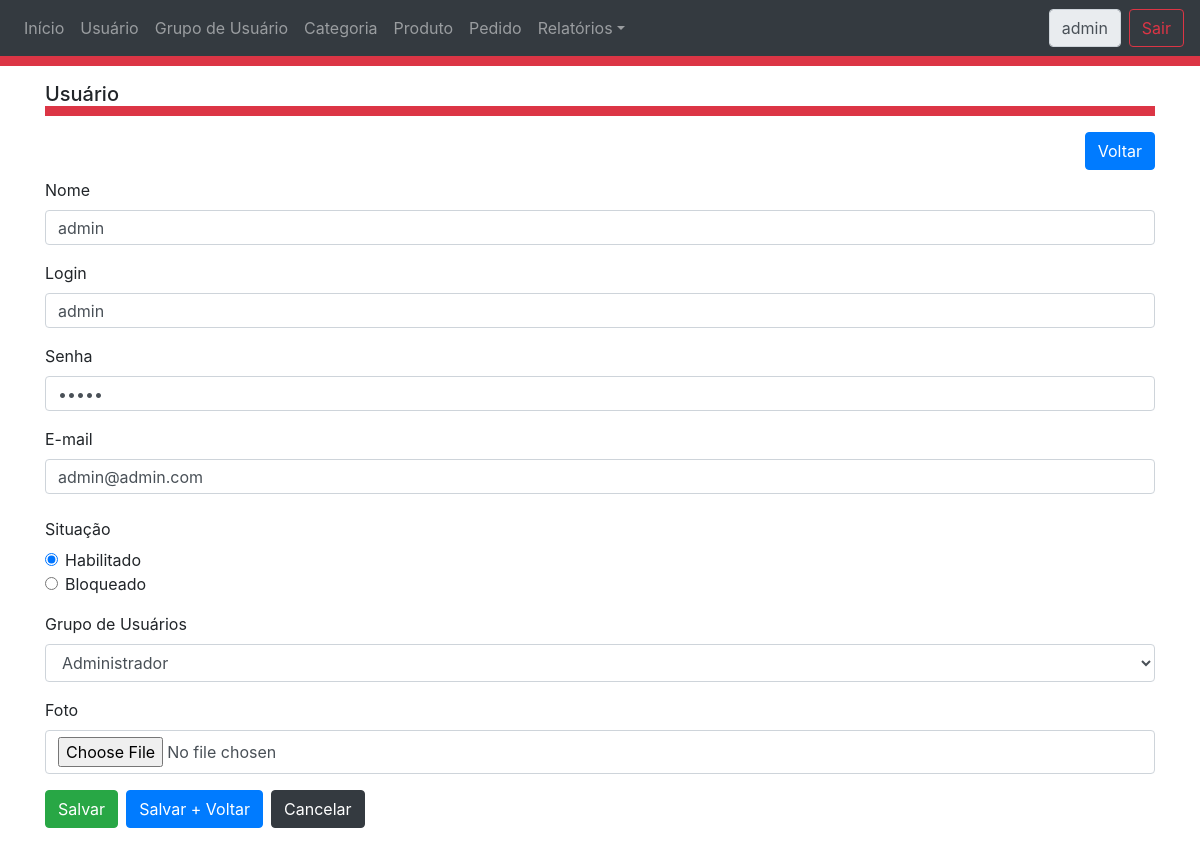
Screenshot of /UsuarioFormulario.php?operacao=editar&idUsuario=1 (signed in) with the database file from the repository.
### tables this page shows
CREATE TABLE IF NOT EXISTS `tbUsuario` (
`idUsuario` int(11) NOT NULL,
  `nome` varchar(255) NOT NULL,
  `login` varchar(255) NOT NULL,
  `senha` varchar(255) NOT NULL,
  `email` varchar(255) NOT NULL,
  `ultimoAcesso` datetime DEFAULT NULL,
  `situacao` tinyint(1) NOT NULL,
  `foto` varchar(255) DEFAULT NULL,
  `idGrupo` int(11) NOT NULL
);

### ControleAcesso.php (called while the page is built, shortened)
<?php
	require_once 'class/Usuario.php';
	require_once 'class/GrupoAcesso.php';
	$usuarioAtual = unserialize($_SESSION["USUARIO_ATUAL"]);
	$grupoAcessoUsuarioAtual = unserialize($_SESSION["GRUPOACESSO_USUARIO_ATUAL"]);
	$arquivoAtual = basename($_SERVER['PHP_SELF']);
	foreach ($grupoAcessoUsuarioAtual as $grupoAcesso){
		if($grupoAcesso->getAcesso()->getArquivo() == $arquivoAtual ){
			$permissao = $grupoAcesso->getPermissao();
		}
  	}
?>

### class/GrupoAcesso.php (called while the page is built, shortened)
<?php
    require_once 'Grupo.php';
    require_once 'Acesso.php';
	class GrupoAcesso
	{
        private  $acesso;
        private  $permissao;
        function getAcesso() {
            return $this->acesso;
        }
        function getPermissao() {
            return $this->permissao;
        }
	}
?>

### class/Acesso.php (called while the page is built, shortened)
<?php
class Acesso
    {
        private  $menu;
        private  $arquivo;
        private  $tipo;
        function getMenu() {
            return $this->menu;
        }
        function getTipo() {
            return $this->tipo;
        }
        function getArquivo() {
            return $this->arquivo;
        }
        function setMenu($menu) {
            $this->menu = $menu;
        }
        function setTipo($tipo) {
            $this->tipo = $tipo;
        }
        function setArquivo($arquivo) {
            $this->arquivo = $arquivo;
        }
    }
?>

### class/UsuarioDAO.php (called while the page is built, shortened)
<?php
	require_once 'GrupoDAO.php';
	require_once 'Usuario.php';
	class UsuarioDAO extends CrudDAO
	{
		public function buscarPorId($codigo){
			$usuario = new Usuario();
			try{
				$pdo = parent::conectar();
				$sql = "SELECT * FROM tbUsuario WHERE idUsuario = :idUsuario";
				$run = $pdo->prepare($sql);
	  			$run->bindValue(':idUsuario', $codigo);
				$run->execute();
				$registro = $run->fetch();
				$grupoDAO = new GrupoDAO();
				$usuario = new Usuario();
				$usuario->setIdUsuario($registro['idUsuario']);
				$usuario->setNome($registro['nome']);
				$usuario->setLogin($registro['login']);
				$usuario->setSenha($registro['senha']);
				$usuario->setEmail($registro['email']);
				$usuario->setUltimoAcesso($registro['ultimoAcesso']);
				$usuario->setSituacao($registro['situacao']);
				$usuario->setFoto($registro['foto']);
				$grupo = $grupoDAO->buscarPorId($registro['idGrupo']);
				$usuario->setGrupo($grupo);
			}catch(Exception $ex){
				echo $ex->getFile().' : '.$ex->getLine().' : '.$ex->getMessage();
			}finally {
				parent::desconectar();
			}
			return $usuario;
		}
	}
?>

### class/Usuario.php (called while the page is built, shortened)
<?php
    require_once 'Grupo.php';
	class Usuario
	{
        private  $nome;
        private  $login;
        private  $senha;
        private  $email;
        private  $situacao;
        private  $foto;
        private  $grupo;
        function __construct() {
            $grupo = new Grupo();
        }
        function getNome(){
            return $this->nome;
        }
        function setNome($nome){
            $this->nome = $nome;
        }
        function getLogin(){
            return $this->login;
        }
        function setLogin($login){
            $this->login = $login;
        }
        function getSenha(){
            return $this->senha;
        }
        function setSenha($senha){
            $this->senha = $senha;
        }
        function getEmail(){
            return $this->email;
        }
        function setEmail($email){
            $this->email = $email;
        }
        function getSituacao(){
            return $this->situacao;
        }
        function setSituacao($situacao){
            $this->situacao = intval($situacao);
        }
        function getFoto(){
            return $this->foto;
        }
        function setFoto($foto){
            $this->foto = $foto;
        }
        function getGrupo() {
            return $this->grupo;
        }
        function setGrupo($objeto) {
            $this->grupo = $objeto;
        }
	}
?>

### class/AcessoDAO.php (called while the page is built, shortened)
<?php
	require_once 'Acesso.php';
	class AcessoDAO extends CrudDAO
	{
		public function listarPorAcessoPai($codigo){
			$objetos = array();
			try{
				$pdo = parent::conectar();
				$sql = "SELECT * FROM tbAcesso WHERE  idAcessoPai = :codigo";
				$run = $pdo->prepare($sql);
				$run->bindValue(':codigo', $codigo);
				$run->execute();
				$resultado = $run->fetchAll();
				foreach ($resultado as $objeto){
					$acesso = new Acesso();
					$acesso->setIdAcesso($objeto['idAcesso']);
					$acesso->setDescricao($objeto['descricao']);
					$acesso->setMenu($objeto['menu']);
					$acesso->setArquivo($objeto['arquivo']);
					$acesso->setTipo($objeto['tipo']);
					$acesso->setIdAcessoPai($objeto['idAcessoPai']);
					array_push($objetos, $acesso);
				}
			}catch(Exception $ex){
				echo $ex->getFile().' : '.$ex->getLine().' : '.$ex->getMessage();
			}finally {
				parent::desconectar();
			}
			return $objetos;
		}
	}
?>

### class/GrupoDAO.php (called while the page is built, shortened)
<?php
require_once 'Grupo.php';
class GrupoDAO extends CrudDAO {
    public function listar() {
        $objetos = array();
        try {
            $pdo = parent::conectar();
            $sql = "SELECT * FROM tbGrupo";
            $run = $pdo->prepare($sql);
            $run->execute();
            $resultado = $run->fetchAll();
            foreach ($resultado as $registro) {
                $grupo = new Grupo();
                $grupo->setIdGrupo($registro['idGrupo']);
                $grupo->setDescricao($registro['descricao']);
                array_push($objetos, $grupo);
            }
        } catch (Exception $ex) {
            echo $ex->getFile() . ' : ' . $ex->getLine() . ' : ' . $ex->getMessage();
        } finally {
            parent::desconectar();
        }
        return $objetos;
    }
    public function buscarPorId($codigo) {
        $grupo = new Grupo();
        try {
            $pdo = parent::conectar();
            $sql = "SELECT * FROM tbGrupo WHERE idGrupo = :idGrupo";
            $run = $pdo->prepare($sql);
            $run->bindValue(':idGrupo', $codigo, PDO::PARAM_INT);
            $run->execute();
            $registro = $run->fetch();
            $grupo->setIdGrupo($registro['idGrupo']);
            $grupo->setDescricao($registro['descricao']);
        } catch (Exception $ex) {
            echo $ex->getFile() . ' : ' . $ex->getLine() . ' : ' . $ex->getMessage();
        } finally {
            parent::desconectar();
        }
        return $grupo;
    }
}
?>

### class/Grupo.php (called while the page is built, shortened)
<?php
	class Grupo
	{
		private  $idGrupo;
		private  $descricao;
        function getIdGrupo() {
            return $this->idGrupo;
        }
        function getDescricao() {
            return $this->descricao;
        }
        function setIdGrupo($idGrupo) {
            $this->idGrupo = intval($idGrupo);
        }
        function setDescricao($descricao) {
            $this->descricao = $descricao;
        }
	}
?>

### UsuarioFormulario.php (the view, shortened to what this page needs)
<?php
	require_once 'ControleAcesso.php';
	require_once 'class/UsuarioDAO.php';
	require_once 'class/GrupoDAO.php';
	$usuario = new Usuario();
	$operacao = "visualizar";
	if(isset($_GET["operacao"])){
		$operacao = $_GET["operacao"];
	}
	if(isset($_GET["idUsuario"])){
		$idUsuario = $_GET["idUsuario"];
		$usuarioDAO = new UsuarioDAO();
		$usuario = $usuarioDAO->buscarPorId($idUsuario);
	}
?>
<html>
    <head>
		<link type="text/css" rel="stylesheet" href="css/bootstrap.css"/>
		<link type="text/css" rel="stylesheet" href="css/usuario.css"/>
    </head>
    <body>
		<div class="cabecalho">
			<?php
				include_once("Cabecalho.php");
			?>
		</div>
		<div class="container">
			<h5 class="cabecalho"> <?php echo $menu; ?> </h5>
			<div class="mb-2 clearfix">
				<p><a class="btn btn-primary float-right" href="UsuarioTabela.php">Voltar</a></p>
			</div>
			<form id="formUsuario" action="UsuarioControlador.php?operacao=salvar" method="post" enctype="multipart/form-data">
				<fieldset <?php if($operacao=="visualizar"){echo 'disabled';} ?> >
					<div class="row form-group">
						<div class="col-md-12">
							<label for="nome">Nome</label>
							<input class="form-control" name="nome" id="nome" type="text" value="<?php echo $usuario->getNome() ?>">
						</div>
					</div>
					<div class="row form-group">
						<div class="col-md-12">
							<label for="login">Login</label>
							<input class="form-control" name="login" id="login" type="text" value="<?php echo $usuario->getLogin() ?>">
						</div>
					</div>
					<div class="row form-group">
						<div class="col-md-12">
							<label for="senha">Senha</label>
							<input class="form-control" id="senha" name="senha" type="password" value="<?php echo $usuario->getSenha() ?>">
						</div>
					</div>
					<div class="row form-group">
						<div class="col-md-12">
							<label for="email">E-mail</label>
							<input class="form-control" id="email" name="email" type="text" value="<?php echo $usuario->getEmail() ?>">
						</div>
					</div>
					<div class="row form-group">
						<div class="col-md-12">
							<legend class="col-form-label">Situação</legend>
							<div class="form-check">
								<input class="form-check-input" type="radio" name="situacao" id="situacaoHabilitado" value="1" <?php if($usuario->getSituacao() == 1){echo 'checked';} ?>>
								<label class="form-check-label" for="situacaoHabilitado">Habilitado</label>
							</div>
							<div class="form-check">
								<input class="form-check-input" type="radio" name="situacao" id="situacaoBloqueado" value="0" <?php if($usuario->getSituacao() == 0){echo 'checked';} ?>>
								<label class="form-check-label" for="situacaoBloqueado">Bloqueado</label>
							</div>
						</div>
					</div>
					<div class="row form-group">
						<div class="col-md-12">
							<label for="idGrupo">Grupo de Usuários</label>
							<select id="idGrupo" name="idGrupo" class="form-control" required>
								<?php
									$vendaDAO = new GrupoDAO();
									$lista = $vendaDAO->listar();
									foreach($lista as $venda){
										if($venda->getIdGrupo() == $usuario->getGrupo()->getIdGrupo()){
											echo "<option selected value='{$venda->getIdGrupo()}'>{$venda->getDescricao()}</option>";
										}
										else{
											echo "<option value='{$venda->getIdGrupo()}'>{$venda->getDescricao()}</option>";
										}
									}
								?>
							</select>
						</div>
					</div>
					<div class="row form-group">
						<div class="col-md-12">
							<label for="foto">Foto</label>
							<input class="form-control" id="foto" name="foto" type="file" value="<?php echo $usuario->getFoto() ?>">
						</div>
					</div>
					<?php
						if($operacao=="visualizar"){
							echo "<div class='row form-group ocultar'>";
						}else{
							echo "<div class='row form-group'>";
						}
					?>
						<div class="col-md-11">
						<?php
							if($permissao == 2){
								echo "<button class='btn btn-success' type='submit' name='salvar' id='salvar' value='salvar'>Salvar</button>";
								echo "<button class='btn btn-primary mx-2' type='submit' name='salvarVoltar' id='salvarVoltar' value='salvarVoltar'>Salvar + Voltar</button>";
								echo "<button class='btn btn-dark' type='reset' id='cancelar'>Cancelar</button>";
							}
						?>
						</div>
					</div>
				</fieldset>
			</form >
		</div>
    </body>
</html>

### Cabecalho.php (shortened to what this page needs)
<?php
	require_once 'class/AcessoDAO.php';
?>
<nav class="navbar navbar-expand-md navbar-dark bg-dark">
  <div class="collapse navbar-collapse" id="navbarsExampleDefault">
	<ul class="navbar-nav mr-auto">
	<?php
		$arquivoAtual = basename($_SERVER['PHP_SELF']);
		foreach ($grupoAcessoUsuarioAtual as $grupoAcesso){
			if($grupoAcesso->getAcesso()->getTipo() == "menu"){
				if($grupoAcesso->getAcesso()->getArquivo() == $arquivoAtual){
					$ativo = "active";
				}else{
					$ativo = "";
				}
				echo "<li class='nav-item {$ativo}'>";
				echo "<a class='nav-link' href='{$grupoAcesso->getAcesso()->getArquivo()}'>{$grupoAcesso->getAcesso()->getMenu()}</a>";
		  		echo "</li>";
			}else{
				if($grupoAcesso->getAcesso()->getTipo() == "subMenu"){
					if($grupoAcesso->getAcesso()->getArquivo() == $arquivoAtual){
						$ativo = "active";
					}else{
						$ativo = "";
					}
					echo "<li class='nav-item dropdown {$ativo}'>";
					    echo "<a class='nav-link dropdown-toggle' href='{$grupoAcesso->getAcesso()->getArquivo()}' id='navbarDropdown' role='button' data-toggle='dropdown' aria-haspopup='true' aria-expanded='false'>{$grupoAcesso->getAcesso()->getMenu()}</a>";
					    	$acessoDAO = new AcessoDAO();
					    	$listaAcesso = $acessoDAO->listarPorAcessoPai($grupoAcesso->getAcesso()->getIdAcesso());
					echo "</li>";
				}
			}
	  	}
	?>
	</ul>
	<div class="form-inline my-2 my-lg-0">
	  <label class="form-control mr-sm-2" readonly> <?php echo $usuarioAtual->getLogin(); ?> </label>
	  <a class="btn btn-outline-danger my-2 my-sm-0" href="LoginControlador.php?operacao=encerrar">Sair</a>
	</div>
  </div>
</nav>

### css/usuario.css (style rules this page uses)
.cabecalho { border-bottom: 10px solid #dc3545; }
.container { padding-top: 1rem; }
input[type="text"], input[type="email"], input[type="password"] { height: 35px; }
select { height: 35px; }

### rows the page displays
tbusuario: login "admin", nome "admin", email "admin@admin.com", situacao "☑ Habilitado", situacao "☐ Bloqueado"

### other values shown
$grupoAcesso->getAcesso()->getMenu() "Início"
$grupoAcesso->getAcesso()->getMenu() "Usuário"
$grupoAcesso->getAcesso()->getMenu() "Grupo de Usuário"
$grupoAcesso->getAcesso()->getMenu() "Categoria"
$grupoAcesso->getAcesso()->getMenu() "Produto"
$grupoAcesso->getAcesso()->getMenu() "Pedido"
$grupoAcesso->getAcesso()->getMenu() "Relatórios"
$menu "Usuário"
form field idGrupo "Administrador"
